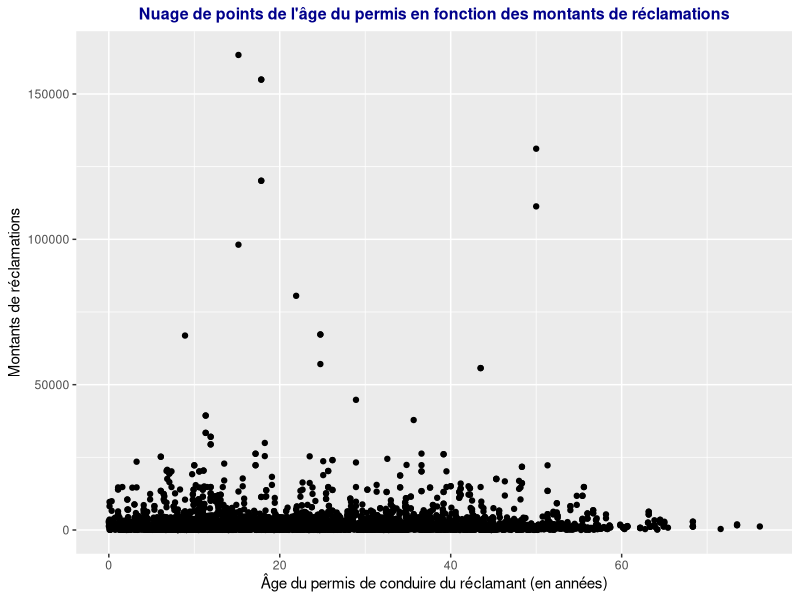
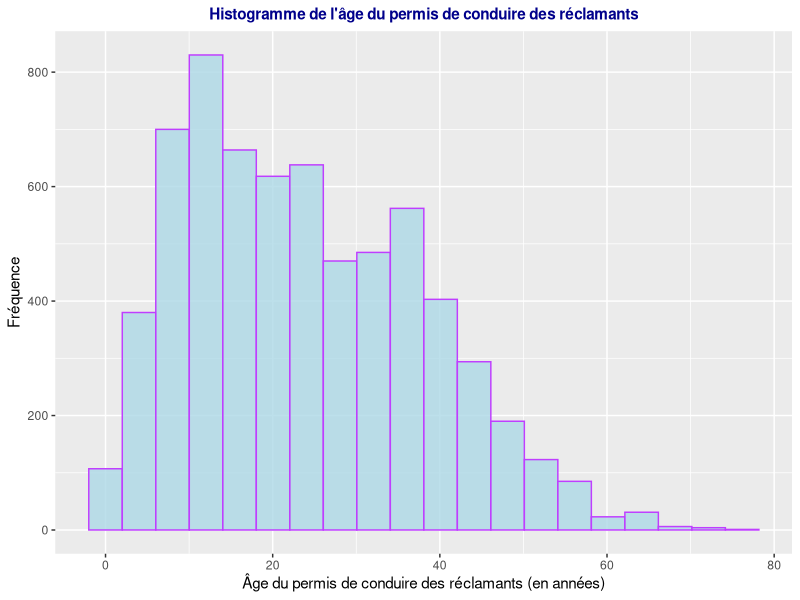
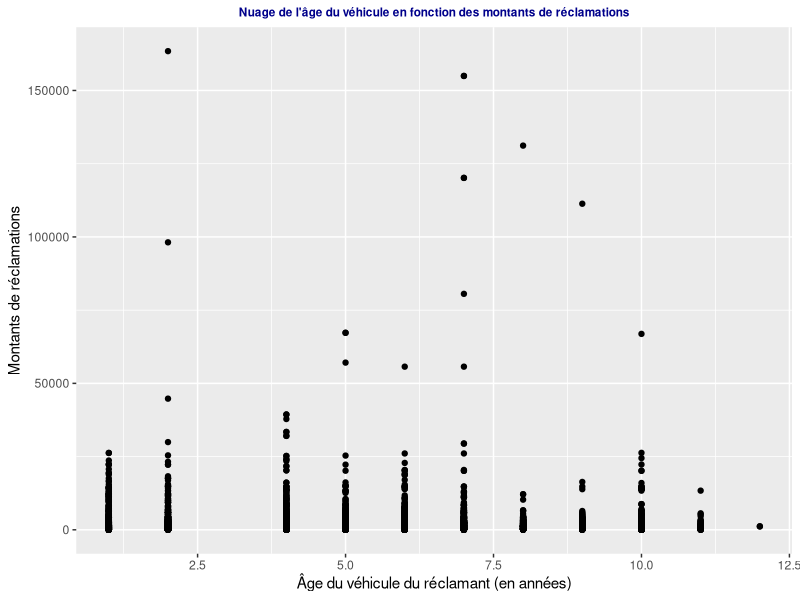
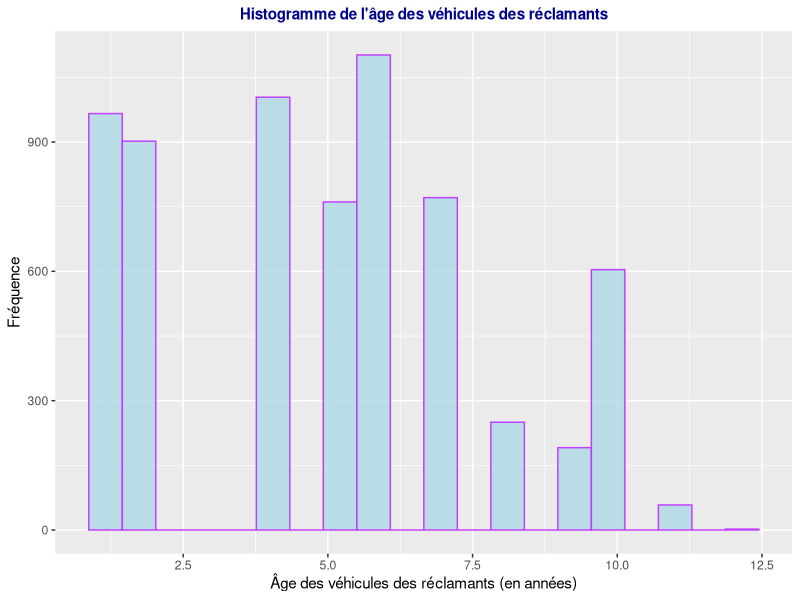

The R source for these figures, in order:
## ---- chunk 1
knitr::opts_chunk$set(echo = TRUE)
## ---- chunk 2
MontantReclFr <- read.csv("MontantReclFr.csv")
attach(MontantReclFr)
## ---- chunk 3
MontantReclFr$mont_recl[MontantReclFr$mont_recl==-7682.59]<-7682.59
## ---- chunk 4
m <- c(mean(age_permi), sd(age_permi), max(age_permi), min(age_permi), median(age_permi))
an <- c(mean(age_permi)/12, sd(age_permi)/12, max(age_permi)/12, min(age_permi)/12, median(age_permi)/12)
data.frame(Statistiques = c("Moyenne", "Écart-type", "Maximum", "Minimum", "Médiane"), Année = an, Mois = m)
## ---- chunk 5
a <- c(length(which(age_permi > 0 & age_permi <= 60)), length(which(age_permi > 60 & age_permi <= 120)), length(which(age_permi > 120 & age_permi <= 180)), length(which(age_permi > 180 & age_permi <= 240)), length(which(age_permi > 240 & age_permi <= 300)), length(which(age_permi > 300 & age_permi <= 360)), length(which(age_permi > 360 & age_permi <= 420)), length(which(age_permi > 420 & age_permi <= 480)), length(which(age_permi > 480 & age_permi <= 540)), length(which(age_permi > 540 & age_permi <= 600)), length(which(age_permi > 600 & age_permi <= 660)), length(which(age_permi > 660 & age_permi <= 720)), length(which(age_permi > 720 & age_permi <= 780)), length(which(age_permi > 780 & age_permi <= 840)), length(which(age_permi > 840 & age_permi <= 900)), length(which(age_permi > 900 & age_permi <= 960)))

b <- c("0 à 5", "5 à 10", "10 à 15", "15 à 20", "20 à 25", "25 à 30", "30 à 35", "35 à 40", "40 à 45", "45 à 50", "50 à 55", "55 à 60", "60 à 65", "65 à 70", "70 à 75", "75 à 80")

data.frame(Âge = b, Nombre = a)

## ---- chunk 6
library(ggplot2)
p <- ggplot(MontantReclFr, aes(x = age_permi/12, y = mont_recl)) + geom_point()
p + labs(title = "Nuage de points de l'âge du permis en fonction des montants de réclamations", x = "Âge du permis de conduire du réclamant (en années)", y = "Montants de réclamations") + theme(plot.title = element_text(color = "dark blue", size = 11.5, hjust = 0.5, face = "bold"))
## ---- chunk 7
ggplot(MontantReclFr, aes(x = age_permi/12)) + 
geom_histogram(col = "darkorchid1", #couleur du contour
                 fill = "lightblue", # Couleur de l'intérieur
                 alpha = 0.8, # Transparence de l'intérieur
                 bins = 20) + # quantité de bandes
  
  ## Pour avoir un thème plutôt joli
  theme(plot.title = element_text(size = 11, hjust = 0.5, color = "dark blue", face = "bold")) + 
  
  ## titres des axes
  labs(x = "Âge du permis de conduire des réclamants (en années)",
       y = "Fréquence",
       title = "Histogramme de l'âge du permis de conduire des réclamants")
## ---- chunk 8
MontantReclFr$age_veh[MontantReclFr$age_veh > 50]           # Trois Données: 160, 160, 159.
MontantReclFr[MontantReclFr$age_veh > 20, ]                 # Lignes complètes de ces données.
MontantReclFr[MontantReclFr$age_veh > 20, ]$age_veh <- NA   # On converti en NA.
is.na(MontantReclFr[MontantReclFr$age_veh > 20, ]$age_veh)  # On vérifie que les données sont bien des NA.
MontantReclFr[MontantReclFr$age_veh > 20, ]                 # On revalide le tout sur la ligne.
## ---- chunk 9
an <- c(mean(age_veh), sd(age_veh), max(age_veh), min(age_veh), median(age_veh))
data.frame(Statistiques = c("Moyenne", "Écart-type", "Maximum", "Minimum", "Médiane"), Année = an)
## ---- chunk 10
d <- c(length(which(age_veh > 0 & age_veh <= 1)),
       length(which(age_veh > 1 & age_veh <= 2)),
       length(which(age_veh > 2 & age_veh <= 3)),
       length(which(age_veh > 3 & age_veh <= 4)),
       length(which(age_veh > 4 & age_veh <= 5)),
       length(which(age_veh > 5 & age_veh <= 6)),
       length(which(age_veh > 6 & age_veh <= 7)),
       length(which(age_veh > 7 & age_veh <= 8)),
       length(which(age_veh > 8 & age_veh <= 9)),
       length(which(age_veh > 9 & age_veh <= 10)),
       length(which(age_veh > 10 & age_veh <= 11)),
       length(which(age_veh > 11 & age_veh <= 12)))

e <- c("0 à 1", "1 à 2", "2 à 3", "3 à 4", "4 à 5", "5 à 6", "6 à 7", "7 à 8", "8 à 9", "9 à 10", "10 à 11", "11 à 12")

data.frame(Âge = e, Nombre = d)

## ---- chunk 11
library(ggplot2)
p <- ggplot(MontantReclFr, aes(x = age_veh, y = mont_recl)) + geom_point()
p + labs(title = "Nuage de l'âge du véhicule en fonction des montants de réclamations", x = "Âge du véhicule du réclamant (en années)", y = "Montants de réclamations") + theme(plot.title = element_text(color = "dark blue", size = 8.5, hjust = 0.5, face = "bold"))
## ---- chunk 12
ggplot(MontantReclFr, aes(x = age_veh)) + 
geom_histogram(col = "darkorchid1", #couleur du contour
                 fill = "lightblue", # Couleur de l'intérieur
                 alpha = 0.8, # Transparence de l'intérieur
                 bins = 20) + # quantité de bandes
  
  ## Pour avoir un thème plutôt joli
  theme(plot.title = element_text(size = 11, hjust = 0.5, color = "dark blue", face = "bold")) + 
  
  ## titres des axes
  labs(x = "Âge des véhicules des réclamants (en années)",
       y = "Fréquence",
       title = "Histogramme de l'âge des véhicules des réclamants")
## ---- chunk 13
table(genre)
genre_2 <- sub("femme", "Femme", genre)
## ---- chunk 14
an <- c(max(genre), min(genre))
data.frame(Statistiques = c("Maximum", "Minimum"), Année = an)
table(genre)
## ---- chunk 15

